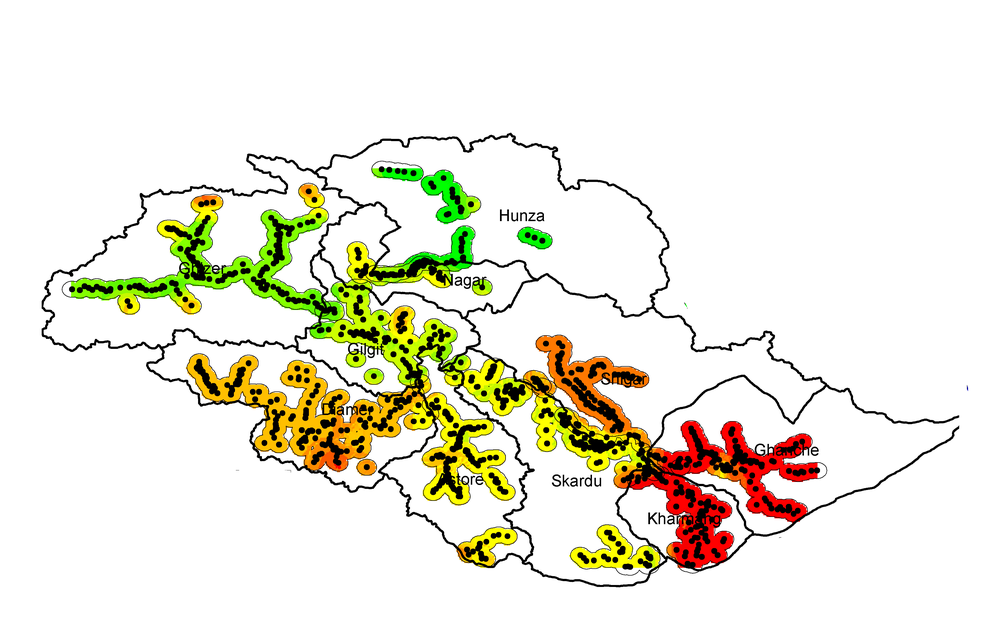
%> input picture assigment/images/Group-1-3-5.tif, 1000 x 625 px, shrunk from 3600 x 2250 before the run
$ octave histogramequal.m   (GNU Octave 9; MATLAB toolbox functions it lacks are replaced by stand-ins)
%> lines starting %> are read from the running program, lines starting %| are printed output that depends on the picture
% Read the 4-channel image
I = imread('./images/Group-1-3-5.tif');

% Extract each channel
ch1 = I(:,:,1); % Red
ch2 = I(:,:,2); % Green
ch3 = I(:,:,3); % Blue
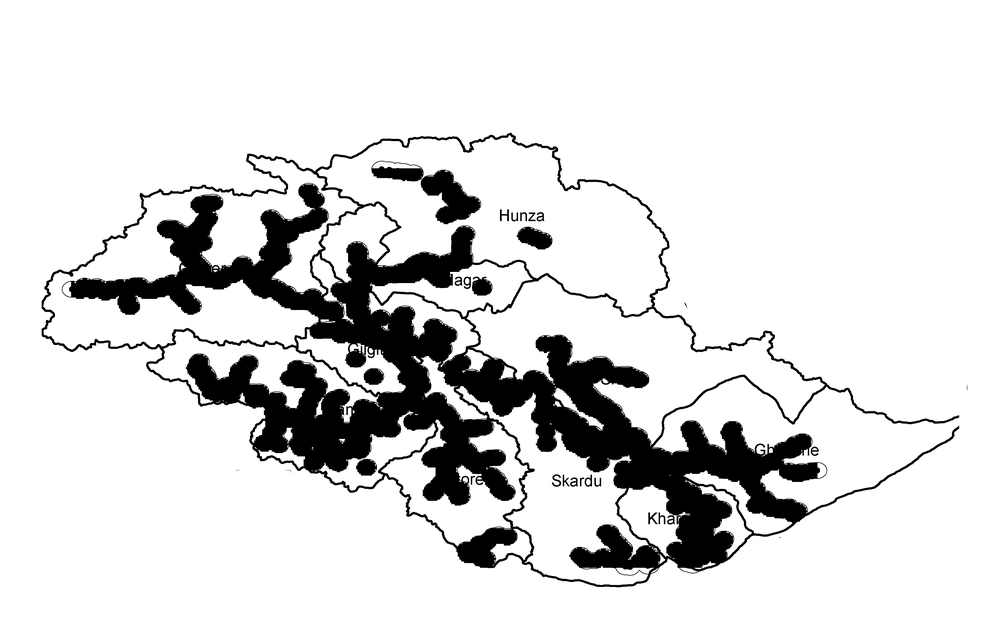
%> ch3: size 625x1000 uint8; min 0, max 255, mean 220.4
ch4 = I(:,:,4);
%> ch4: size 625x1000 uint8; every value is 255

% Apply histogram equalization to each channel
ch1_eq = histeq(ch1);
ch2_eq = histeq(ch2);
ch3_eq = histeq(ch3);

% Create color images for each equalized channel
redChannel_eq = cat(3, ch1_eq, zeros(size(ch1_eq)), zeros(size(ch1_eq)));
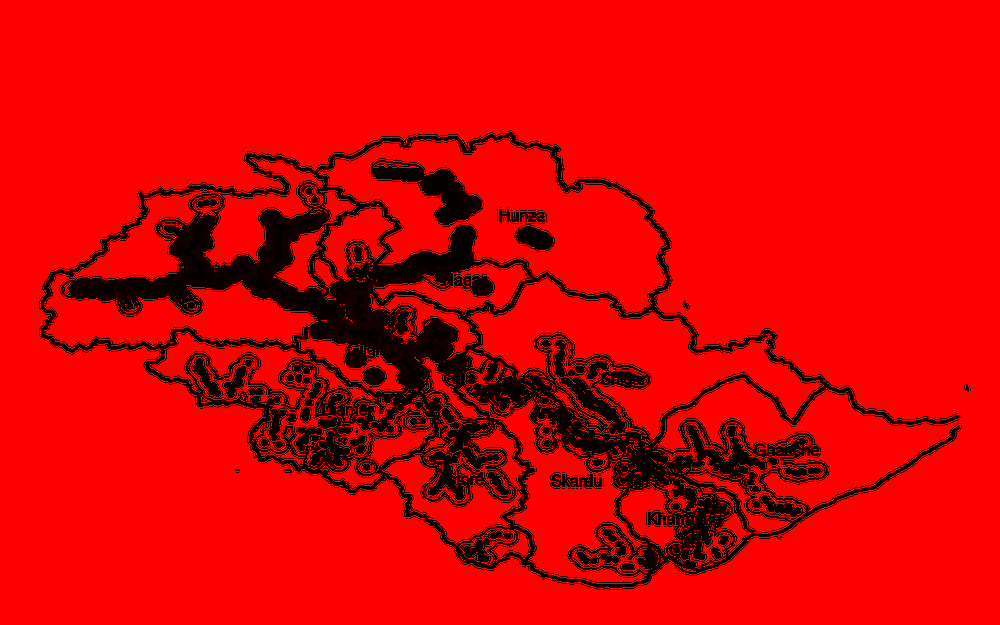
%> redChannel_eq: size 625x1000x3 uint8; mean R, G, B 217.5, 0, 0
greenChannel_eq = cat(3, zeros(size(ch2_eq)), ch2_eq, zeros(size(ch2_eq)));
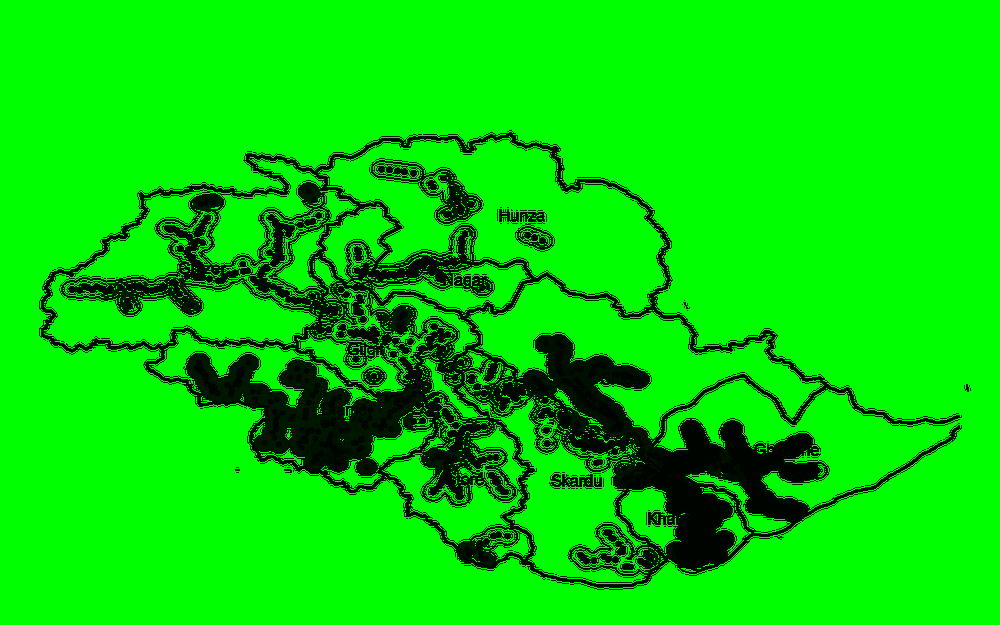
%> greenChannel_eq: size 625x1000x3 uint8; mean R, G, B 0, 216.4, 0
blueChannel_eq = cat(3, zeros(size(ch3_eq)), zeros(size(ch3_eq)), ch3_eq);
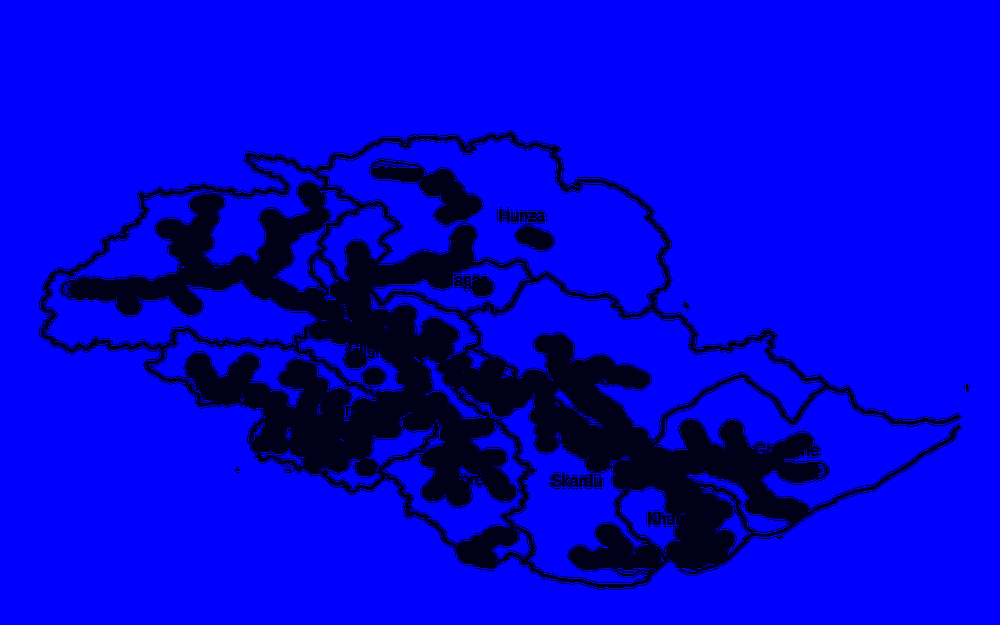
%> blueChannel_eq: size 625x1000x3 uint8; mean R, G, B 0, 0, 214.2

% Display histograms before equalization
figure;
subplot(3,2,1);
imhist(ch1);
title('Histogram of Channel R');

subplot(3,2,2);
imhist(ch1_eq);
title('Equalized Histogram of Channel R');

subplot(3,2,3);
imhist(ch2);
title('Histogram of Channel G');

subplot(3,2,4);
imhist(ch2_eq);
title('Equalized Histogram of Channel G');

subplot(3,2,5);
imhist(ch3);
title('Histogram of Channel B');

subplot(3,2,6);
imhist(ch3_eq);
title('Equalized Histogram of Channel B');
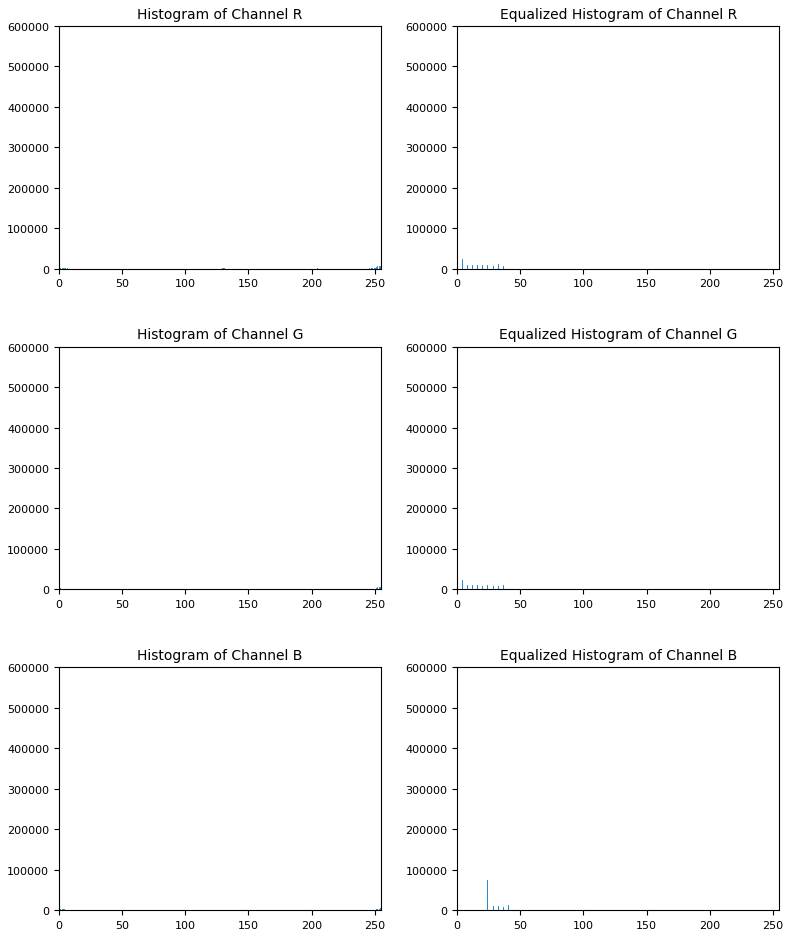
%> figure redrawn from the program's plot data, 6 panels; panel 1: highest point at x = 255, y = 526429; panel 3: highest point at x = 255, y = 523212; panel 5: highest point at x = 255, y = 512905

% Display each equalized channel in its respective color
figure;
subplot(2,2,1);
imshow(ch1);
title('Channel R (Original)');

subplot(2,2,2);
imshow(ch2);
title('Channel G (Original)');

subplot(2,2,3);
imshow(ch3);
title('Channel B (Original)');

subplot(2,2,4);
imshow(ch4, []);
title('Channel 4');

figure;
subplot(2,2,1);
imshow(redChannel_eq);
title('Channel R (Equalized)');

subplot(2,2,2);
imshow(greenChannel_eq);
title('Channel G (Equalized)');

subplot(2,2,3);
imshow(blueChannel_eq);
title('Channel B (Equalized)');

subplot(2,2,4);
imshow(ch4, []);
title('Channel 4');

% Combine the first three equalized channels into an RGB image
combinedI_eq = cat(3, ch1_eq, ch2_eq, ch3_eq);
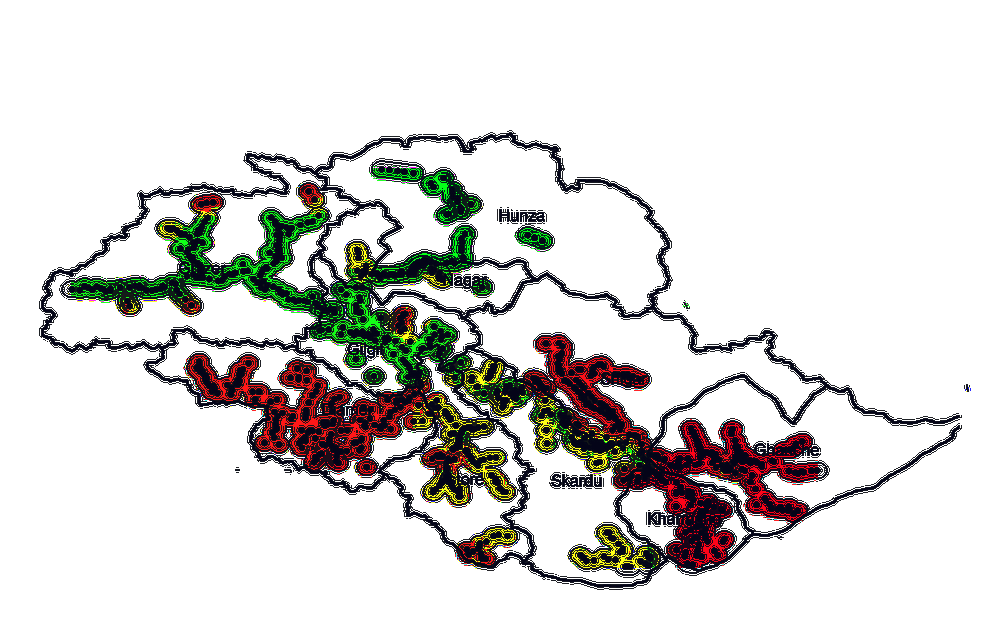
%> combinedI_eq: size 625x1000x3 uint8; mean R, G, B 217.5, 216.4, 214.2
figure;
title("original image")
imhist(im2gray(cat(3,ch1,ch2,ch3)));
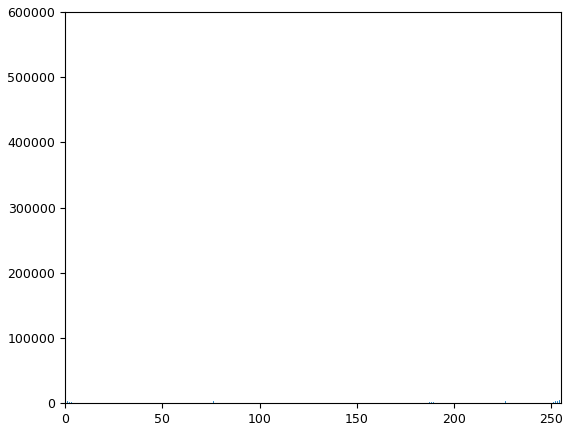
%> figure redrawn from the program's plot data; highest point at x = 255, y = 512731
% Display the combined equalized image in a separate figure
figure;
imshow(combinedI_eq);
title('Combined Image (Equalized Channels R, G, B)');

$ run again, with assigment/images/group7-8.tif copied over assigment/images/Group-1-3-5.tif
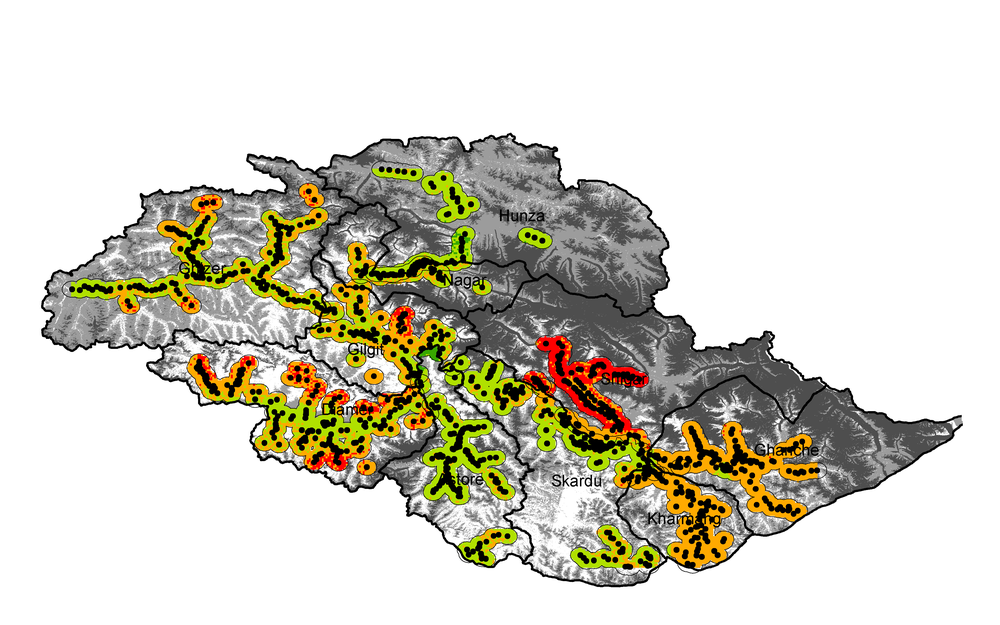
%> input picture assigment/images/group7-8.tif, 1000 x 625 px, shrunk from 3600 x 2250 before the run
%> ch4: size 625x1000 uint8; every value is 255
%> `blueChannel_eq = cat(3, zeros(size(ch3_eq)), zeros(size(ch3_eq)), ch3_..`:
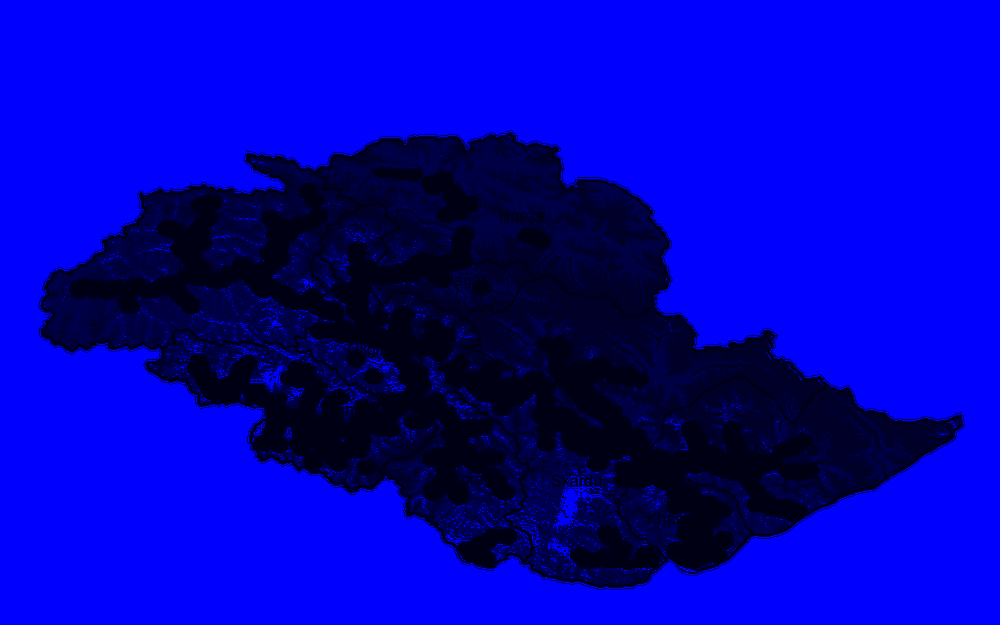
%> blueChannel_eq: size 625x1000x3 uint8; mean R, G, B 0, 0, 179.9
%> `imhist(im2gray(cat(3,ch1,ch2,ch3)));`:
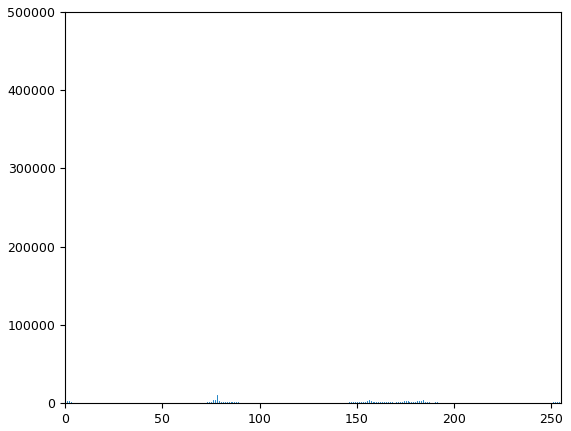
%> figure redrawn from the program's plot data; highest point at x = 255, y = 400476
